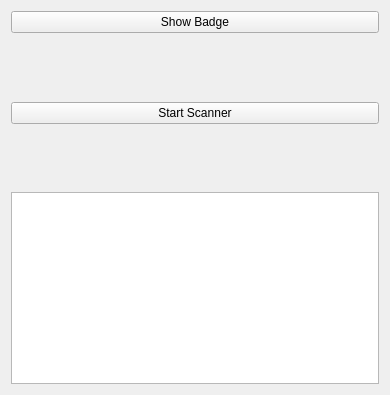
<?xml version="1.0" encoding="UTF-8"?>
<ui version="4.0">
 <class>CameraPairingWidget</class>
 <widget class="QWidget" name="CameraPairingWidget">
  <property name="geometry">
   <rect>
    <x>0</x>
    <y>0</y>
    <width>390</width>
    <height>395</height>
   </rect>
  </property>
  <property name="windowTitle">
   <string>Form</string>
  </property>
  <layout class="QGridLayout" name="gridLayout">
   <item row="7" column="1" colspan="2">
    <widget class="QListWidget" name="listWidgetCandidates">
     <property name="sizePolicy">
      <sizepolicy hsizetype="Minimum" vsizetype="Minimum">
       <horstretch>0</horstretch>
       <verstretch>0</verstretch>
      </sizepolicy>
     </property>
     <property name="flow">
      <enum>QListView::LeftToRight</enum>
     </property>
     <property name="viewMode">
      <enum>QListView::IconMode</enum>
     </property>
    </widget>
   </item>
   <item row="0" column="1" colspan="2">
    <widget class="QPushButton" name="pushButtonBadge">
     <property name="sizePolicy">
      <sizepolicy hsizetype="Minimum" vsizetype="Minimum">
       <horstretch>0</horstretch>
       <verstretch>0</verstretch>
      </sizepolicy>
     </property>
     <property name="toolTip">
      <string>Display our badge so that other tiers may discover us.</string>
     </property>
     <property name="text">
      <string>Show Badge</string>
     </property>
     <property name="icon">
      <iconset resource="../resources/icons.qrc">
       <normaloff>:/icons/identity.svg</normaloff>:/icons/identity.svg</iconset>
     </property>
     <property name="checkable">
      <bool>true</bool>
     </property>
    </widget>
   </item>
   <item row="1" column="2">
    <widget class="QRWidget" name="widgetQR" native="true">
     <property name="sizePolicy">
      <sizepolicy hsizetype="Minimum" vsizetype="Expanding">
       <horstretch>0</horstretch>
       <verstretch>0</verstretch>
      </sizepolicy>
     </property>
    </widget>
   </item>
   <item row="1" column="1">
    <widget class="IdenticonWidget" name="widgetIdenticon" native="true">
     <property name="sizePolicy">
      <sizepolicy hsizetype="Minimum" vsizetype="Expanding">
       <horstretch>0</horstretch>
       <verstretch>0</verstretch>
      </sizepolicy>
     </property>
    </widget>
   </item>
   <item row="4" column="1" colspan="2">
    <widget class="QPushButton" name="pushButtonScanner">
     <property name="sizePolicy">
      <sizepolicy hsizetype="Minimum" vsizetype="Minimum">
       <horstretch>0</horstretch>
       <verstretch>0</verstretch>
      </sizepolicy>
     </property>
     <property name="toolTip">
      <string>Enable scanner to discover other tiers via QR code.</string>
     </property>
     <property name="text">
      <string>Start Scanner</string>
     </property>
     <property name="icon">
      <iconset resource="../resources/icons.qrc">
       <normaloff>:/icons/sensor_camera.svg</normaloff>:/icons/sensor_camera.svg</iconset>
     </property>
     <property name="checkable">
      <bool>true</bool>
     </property>
    </widget>
   </item>
   <item row="5" column="1" colspan="2">
    <widget class="QCameraViewfinder" name="widgetCameraViewfinder" native="true">
     <property name="sizePolicy">
      <sizepolicy hsizetype="Minimum" vsizetype="Expanding">
       <horstretch>0</horstretch>
       <verstretch>0</verstretch>
      </sizepolicy>
     </property>
    </widget>
   </item>
   <item row="6" column="1" colspan="2">
    <widget class="WaitingSpinnerWidget" name="widgetSpinnerScanner" native="true">
     <property name="sizePolicy">
      <sizepolicy hsizetype="Preferred" vsizetype="Expanding">
       <horstretch>0</horstretch>
       <verstretch>0</verstretch>
      </sizepolicy>
     </property>
     <property name="minimumSize">
      <size>
       <width>0</width>
       <height>0</height>
      </size>
     </property>
    </widget>
   </item>
   <item row="3" column="1" colspan="2">
    <widget class="WaitingSpinnerWidget" name="widgetSpinnerBadge" native="true">
     <property name="sizePolicy">
      <sizepolicy hsizetype="Preferred" vsizetype="Expanding">
       <horstretch>0</horstretch>
       <verstretch>0</verstretch>
      </sizepolicy>
     </property>
     <property name="minimumSize">
      <size>
       <width>0</width>
       <height>0</height>
      </size>
     </property>
    </widget>
   </item>
  </layout>
 </widget>
 <customwidgets>
  <customwidget>
   <class>IdenticonWidget</class>
   <extends>QWidget</extends>
   <header>widgets/IdenticonWidget.hpp</header>
   <container>1</container>
  </customwidget>
  <customwidget>
   <class>QRWidget</class>
   <extends>QWidget</extends>
   <header>widgets/QRWidget.hpp</header>
   <container>1</container>
  </customwidget>
  <customwidget>
   <class>QCameraViewfinder</class>
   <extends>QWidget</extends>
   <header>qcameraviewfinder.h</header>
   <container>1</container>
  </customwidget>
  <customwidget>
   <class>WaitingSpinnerWidget</class>
   <extends>QWidget</extends>
   <header>widgets/WaitingSpinnerWidget.hpp</header>
   <container>1</container>
  </customwidget>
 </customwidgets>
 <resources>
  <include location="../resources/icons.qrc"/>
 </resources>
 <connections/>
</ui>
